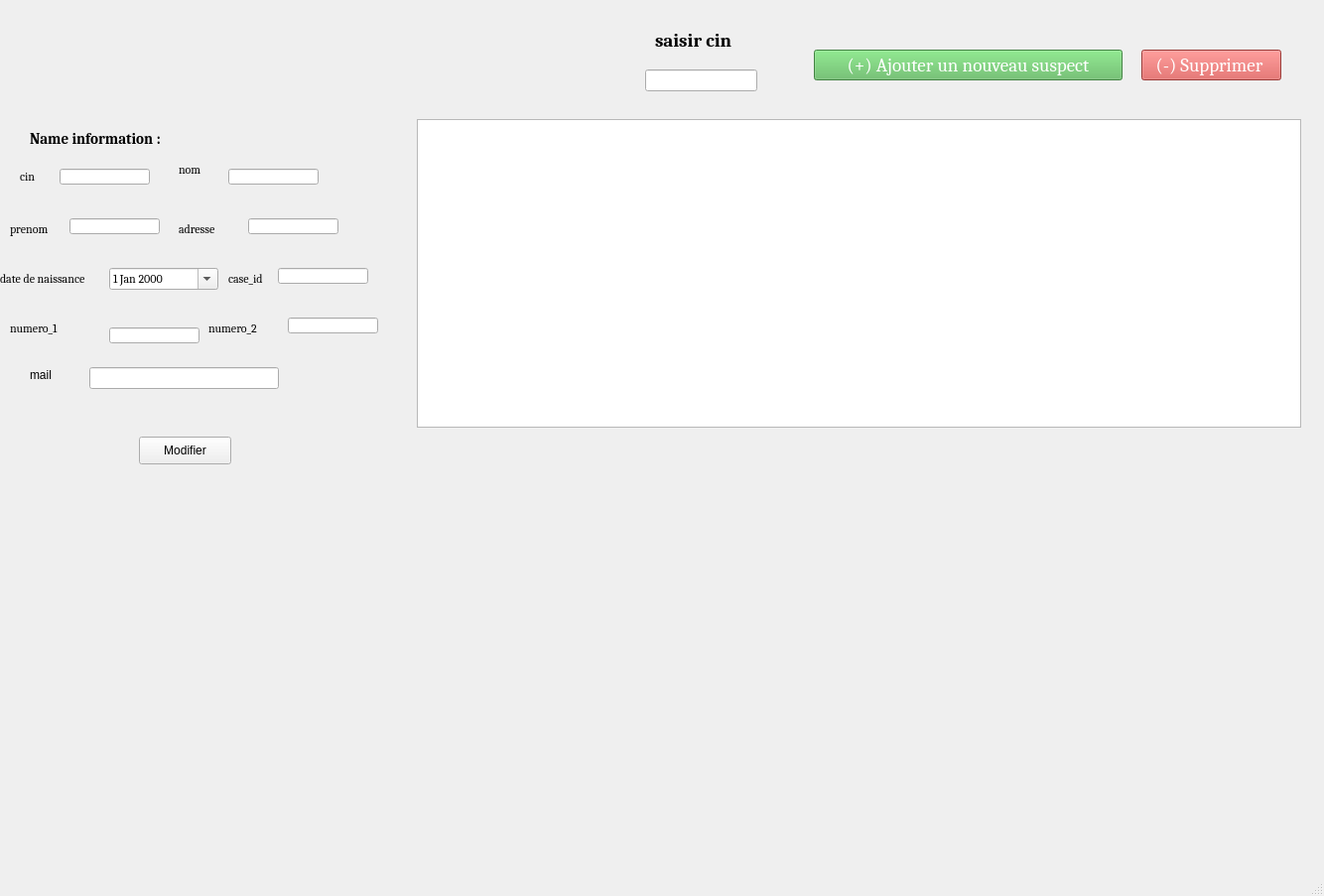
<?xml version="1.0" encoding="UTF-8"?>
<ui version="4.0">
 <class>MainWindow</class>
 <widget class="QMainWindow" name="MainWindow">
  <property name="geometry">
   <rect>
    <x>0</x>
    <y>0</y>
    <width>1334</width>
    <height>903</height>
   </rect>
  </property>
  <property name="windowTitle">
   <string>MainWindow</string>
  </property>
  <widget class="QWidget" name="centralwidget">
   <widget class="QLabel" name="label">
    <property name="geometry">
     <rect>
      <x>0</x>
      <y>0</y>
      <width>1331</width>
      <height>851</height>
     </rect>
    </property>
    <property name="styleSheet">
     <string notr="true">border-image: url(:/new/prefix1/D:/crud.png);</string>
    </property>
    <property name="text">
     <string/>
    </property>
   </widget>
   <widget class="QTableView" name="afficher">
    <property name="geometry">
     <rect>
      <x>420</x>
      <y>120</y>
      <width>891</width>
      <height>311</height>
     </rect>
    </property>
    <property name="font">
     <font>
      <family>Cambria</family>
     </font>
    </property>
   </widget>
   <widget class="QPushButton" name="supp">
    <property name="geometry">
     <rect>
      <x>1150</x>
      <y>50</y>
      <width>141</width>
      <height>31</height>
     </rect>
    </property>
    <property name="font">
     <font>
      <family>Cambria</family>
      <pointsize>14</pointsize>
     </font>
    </property>
    <property name="styleSheet">
     <string notr="true">color: rgb(255, 255, 255);
background-color: rgb(217, 83, 79);
</string>
    </property>
    <property name="text">
     <string>(-) Supprimer </string>
    </property>
   </widget>
   <widget class="QLabel" name="label_41">
    <property name="geometry">
     <rect>
      <x>30</x>
      <y>130</y>
      <width>301</width>
      <height>20</height>
     </rect>
    </property>
    <property name="font">
     <font>
      <family>Cambria</family>
      <pointsize>11</pointsize>
      <weight>75</weight>
      <italic>false</italic>
      <bold>true</bold>
     </font>
    </property>
    <property name="text">
     <string>Name information : </string>
    </property>
   </widget>
   <widget class="QLabel" name="label_cin">
    <property name="geometry">
     <rect>
      <x>20</x>
      <y>170</y>
      <width>41</width>
      <height>16</height>
     </rect>
    </property>
    <property name="font">
     <font>
      <family>Cambria</family>
     </font>
    </property>
    <property name="text">
     <string>cin</string>
    </property>
   </widget>
   <widget class="QLineEdit" name="id">
    <property name="geometry">
     <rect>
      <x>60</x>
      <y>170</y>
      <width>91</width>
      <height>16</height>
     </rect>
    </property>
    <property name="font">
     <font>
      <family>Cambria</family>
     </font>
    </property>
   </widget>
   <widget class="QLabel" name="label_nom">
    <property name="geometry">
     <rect>
      <x>180</x>
      <y>150</y>
      <width>111</width>
      <height>41</height>
     </rect>
    </property>
    <property name="font">
     <font>
      <family>Cambria</family>
     </font>
    </property>
    <property name="text">
     <string>nom</string>
    </property>
   </widget>
   <widget class="QLineEdit" name="nom">
    <property name="geometry">
     <rect>
      <x>230</x>
      <y>170</y>
      <width>91</width>
      <height>16</height>
     </rect>
    </property>
    <property name="font">
     <font>
      <family>Cambria</family>
     </font>
    </property>
   </widget>
   <widget class="QLabel" name="label_prenom">
    <property name="geometry">
     <rect>
      <x>10</x>
      <y>210</y>
      <width>111</width>
      <height>41</height>
     </rect>
    </property>
    <property name="font">
     <font>
      <family>Cambria</family>
     </font>
    </property>
    <property name="text">
     <string>prenom</string>
    </property>
   </widget>
   <widget class="QLineEdit" name="prenom">
    <property name="geometry">
     <rect>
      <x>70</x>
      <y>220</y>
      <width>91</width>
      <height>16</height>
     </rect>
    </property>
    <property name="font">
     <font>
      <family>Cambria</family>
     </font>
    </property>
   </widget>
   <widget class="QLabel" name="label_adr">
    <property name="geometry">
     <rect>
      <x>180</x>
      <y>210</y>
      <width>111</width>
      <height>41</height>
     </rect>
    </property>
    <property name="font">
     <font>
      <family>Cambria</family>
     </font>
    </property>
    <property name="text">
     <string>adresse</string>
    </property>
   </widget>
   <widget class="QLineEdit" name="adresseaj">
    <property name="geometry">
     <rect>
      <x>250</x>
      <y>220</y>
      <width>91</width>
      <height>16</height>
     </rect>
    </property>
    <property name="font">
     <font>
      <family>Cambria</family>
     </font>
    </property>
   </widget>
   <widget class="QLabel" name="label_date">
    <property name="geometry">
     <rect>
      <x>0</x>
      <y>260</y>
      <width>111</width>
      <height>41</height>
     </rect>
    </property>
    <property name="font">
     <font>
      <family>Cambria</family>
     </font>
    </property>
    <property name="text">
     <string>date de naissance</string>
    </property>
   </widget>
   <widget class="QDateEdit" name="dateEdit">
    <property name="geometry">
     <rect>
      <x>110</x>
      <y>270</y>
      <width>110</width>
      <height>22</height>
     </rect>
    </property>
    <property name="font">
     <font>
      <family>Cambria</family>
     </font>
    </property>
    <property name="calendarPopup">
     <bool>true</bool>
    </property>
   </widget>
   <widget class="QLabel" name="label_tele">
    <property name="geometry">
     <rect>
      <x>230</x>
      <y>260</y>
      <width>111</width>
      <height>41</height>
     </rect>
    </property>
    <property name="font">
     <font>
      <family>Cambria</family>
     </font>
    </property>
    <property name="text">
     <string>case_id</string>
    </property>
   </widget>
   <widget class="QLineEdit" name="case_id">
    <property name="geometry">
     <rect>
      <x>280</x>
      <y>270</y>
      <width>91</width>
      <height>16</height>
     </rect>
    </property>
    <property name="font">
     <font>
      <family>Cambria</family>
     </font>
    </property>
   </widget>
   <widget class="QLabel" name="label_id">
    <property name="geometry">
     <rect>
      <x>10</x>
      <y>310</y>
      <width>111</width>
      <height>41</height>
     </rect>
    </property>
    <property name="font">
     <font>
      <family>Cambria</family>
     </font>
    </property>
    <property name="text">
     <string>numero_1</string>
    </property>
   </widget>
   <widget class="QLineEdit" name="n1">
    <property name="geometry">
     <rect>
      <x>110</x>
      <y>330</y>
      <width>91</width>
      <height>16</height>
     </rect>
    </property>
    <property name="font">
     <font>
      <family>Cambria</family>
     </font>
    </property>
   </widget>
   <widget class="QLabel" name="label_lieu">
    <property name="geometry">
     <rect>
      <x>210</x>
      <y>310</y>
      <width>161</width>
      <height>41</height>
     </rect>
    </property>
    <property name="font">
     <font>
      <family>Cambria</family>
     </font>
    </property>
    <property name="text">
     <string>numero_2</string>
    </property>
   </widget>
   <widget class="QLineEdit" name="n2">
    <property name="geometry">
     <rect>
      <x>290</x>
      <y>320</y>
      <width>91</width>
      <height>16</height>
     </rect>
    </property>
    <property name="font">
     <font>
      <family>Cambria</family>
     </font>
    </property>
   </widget>
   <widget class="QPushButton" name="ajout">
    <property name="geometry">
     <rect>
      <x>820</x>
      <y>50</y>
      <width>311</width>
      <height>31</height>
     </rect>
    </property>
    <property name="font">
     <font>
      <family>Cambria</family>
      <pointsize>14</pointsize>
     </font>
    </property>
    <property name="styleSheet">
     <string notr="true">color: rgb(255, 255, 255);
background-color: rgb(92,184, 92);</string>
    </property>
    <property name="text">
     <string>(+) Ajouter un nouveau suspect</string>
    </property>
   </widget>
   <widget class="QLineEdit" name="sup">
    <property name="geometry">
     <rect>
      <x>650</x>
      <y>70</y>
      <width>113</width>
      <height>22</height>
     </rect>
    </property>
   </widget>
   <widget class="QLabel" name="label_33">
    <property name="geometry">
     <rect>
      <x>660</x>
      <y>30</y>
      <width>101</width>
      <height>21</height>
     </rect>
    </property>
    <property name="font">
     <font>
      <family>Cambria</family>
      <pointsize>14</pointsize>
      <weight>75</weight>
      <bold>true</bold>
     </font>
    </property>
    <property name="text">
     <string>saisir cin</string>
    </property>
   </widget>
   <widget class="QPushButton" name="modifier">
    <property name="geometry">
     <rect>
      <x>140</x>
      <y>440</y>
      <width>93</width>
      <height>28</height>
     </rect>
    </property>
    <property name="text">
     <string>Modifier</string>
    </property>
   </widget>
   <widget class="QLabel" name="label_2">
    <property name="geometry">
     <rect>
      <x>30</x>
      <y>370</y>
      <width>56</width>
      <height>16</height>
     </rect>
    </property>
    <property name="text">
     <string>mail</string>
    </property>
   </widget>
   <widget class="QLineEdit" name="lineEdit">
    <property name="geometry">
     <rect>
      <x>90</x>
      <y>370</y>
      <width>191</width>
      <height>22</height>
     </rect>
    </property>
   </widget>
   <zorder>label</zorder>
   <zorder>supp</zorder>
   <zorder>label_41</zorder>
   <zorder>label_cin</zorder>
   <zorder>id</zorder>
   <zorder>label_nom</zorder>
   <zorder>nom</zorder>
   <zorder>label_prenom</zorder>
   <zorder>prenom</zorder>
   <zorder>label_adr</zorder>
   <zorder>adresseaj</zorder>
   <zorder>label_date</zorder>
   <zorder>dateEdit</zorder>
   <zorder>label_tele</zorder>
   <zorder>case_id</zorder>
   <zorder>label_id</zorder>
   <zorder>n1</zorder>
   <zorder>label_lieu</zorder>
   <zorder>n2</zorder>
   <zorder>ajout</zorder>
   <zorder>sup</zorder>
   <zorder>label_33</zorder>
   <zorder>modifier</zorder>
   <zorder>label_2</zorder>
   <zorder>lineEdit</zorder>
   <zorder>afficher</zorder>
  </widget>
  <widget class="QMenuBar" name="menubar">
   <property name="geometry">
    <rect>
     <x>0</x>
     <y>0</y>
     <width>1334</width>
     <height>26</height>
    </rect>
   </property>
  </widget>
  <widget class="QStatusBar" name="statusbar"/>
 </widget>
 <resources/>
 <connections/>
</ui>
